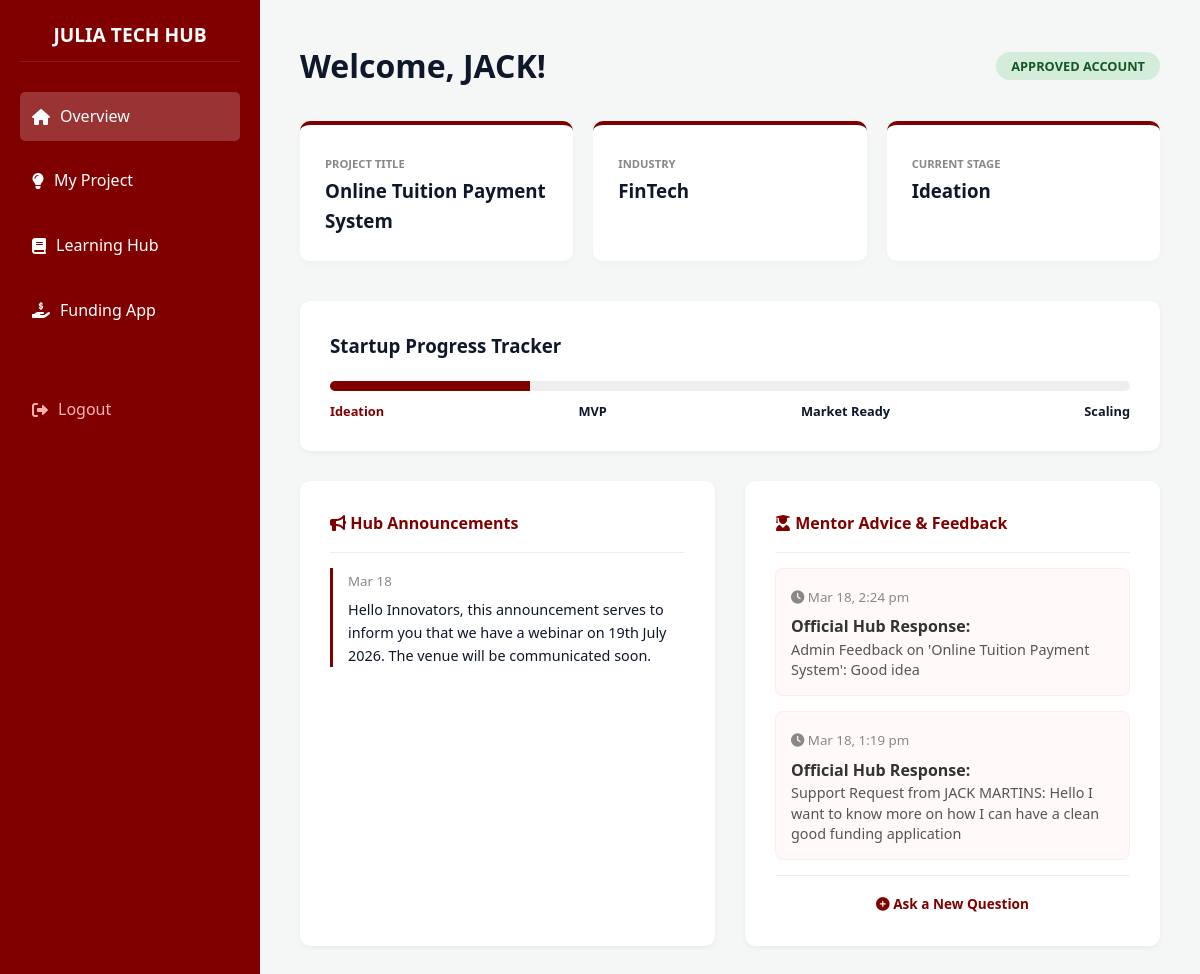
/innovator_dashboard.php (signed in), run on an earlier commit of the app's database.
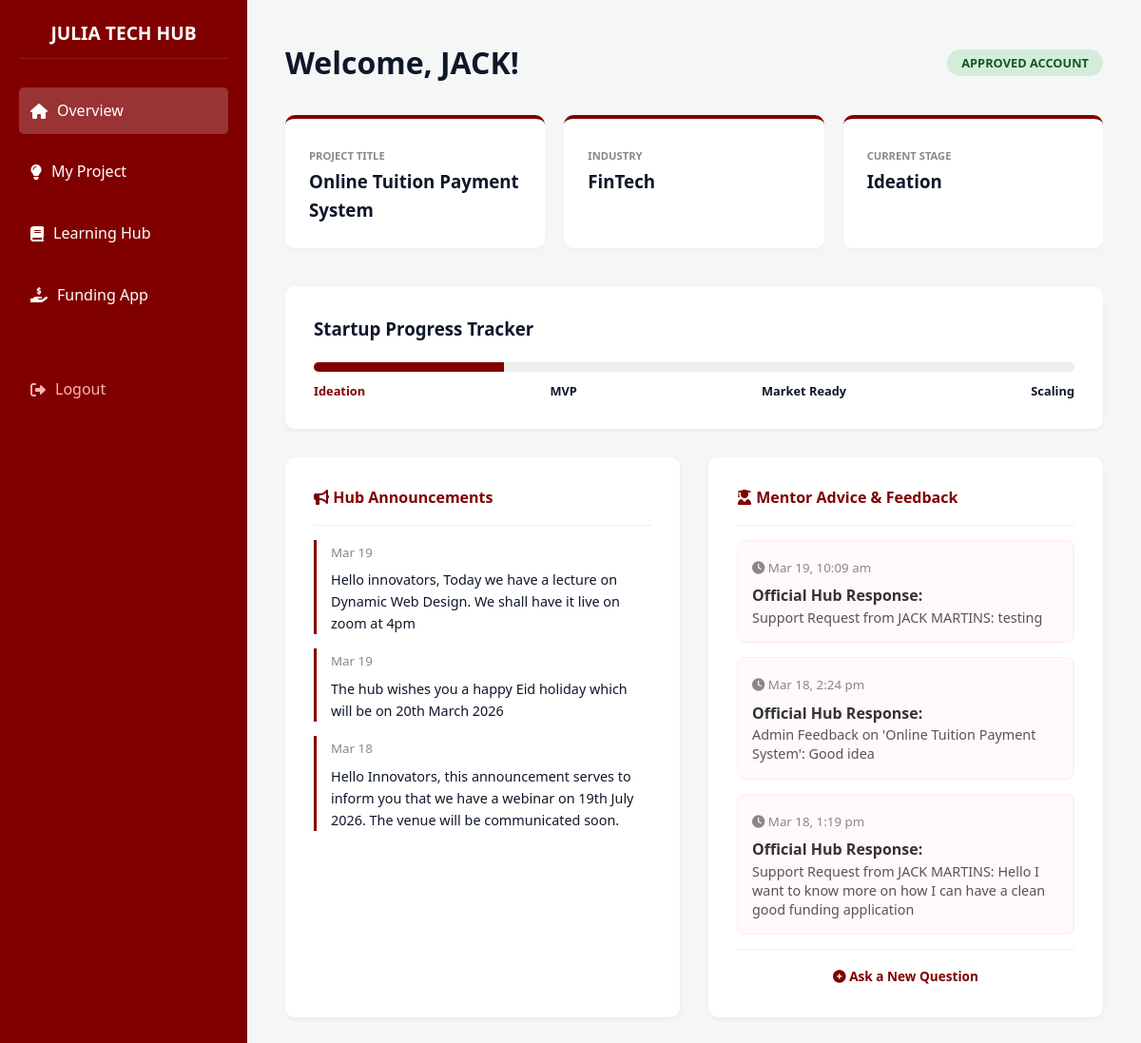
And on a later commit of the database.
### tables this page shows
CREATE TABLE `broadcasts` (
  `id` int(11) NOT NULL,
  `message` text NOT NULL,
  `created_at` timestamp NOT NULL DEFAULT current_timestamp()
);

CREATE TABLE `notifications` (
  `id` int(11) NOT NULL,
  `user_id` int(11) DEFAULT NULL,
  `message` text DEFAULT NULL,
  `type` varchar(50) DEFAULT NULL,
  `is_read` tinyint(4) DEFAULT 0,
  `created_at` timestamp NOT NULL DEFAULT current_timestamp(),
  `reply_message` text DEFAULT NULL,
  `replied_at` timestamp NULL DEFAULT NULL
);

### innovator_dashboard.php (the view, shortened to what the changed rows need)
<?php
include 'db.php';
$user_id = $_SESSION['user_id'];
?>
<!DOCTYPE html>
<html lang="en">
<head>
    <link rel="stylesheet" href="css/style.css">
    <link rel="stylesheet" href="https://cdnjs.cloudflare.com/ajax/libs/font-awesome/6.0.0/css/all.min.css">
</head>
<body>
    <div class="sidebar">
        <h2>JULIA TECH HUB</h2>
    </div>
    <div class="main-content">
        <div class="header-bar">
            <h1>Welcome, <?php echo explode(' ', $_SESSION['user_name'] ?? 'Innovator')[0]; ?>!</h1>
        </div>
        <div style="margin-top: 30px; display: grid; grid-template-columns: 1fr 1fr; gap: 30px;">
            <div class="progress-container">
                <?php
                $broadcasts = $conn->query("SELECT * FROM broadcasts ORDER BY created_at DESC LIMIT 3");
                if ($broadcasts && $broadcasts->num_rows > 0) {
                    while($msg = $broadcasts->fetch_assoc()) {
                        echo "<div style='margin-bottom: 15px; border-left: 3px solid var(--maroon); padding-left: 15px;'>
                                <small style='color: #888;'>".date('M d', strtotime($msg['created_at']))."</small>
                                <p style='margin-top: 5px; font-size: 0.9rem;'>".htmlspecialchars($msg['message'])."</p>
                              </div>";
                    }
                } else {
                    echo "<p style='color:#999; font-style: italic;'>No announcements.</p>";
                }
                ?>
            </div>
            <div class="progress-container">
                <?php
                $feedback = $conn->query("SELECT * FROM notifications
                                         WHERE user_id = '$user_id'
                                         AND (type = 'admin_msg' OR reply_message IS NOT NULL)
                                         ORDER BY created_at DESC LIMIT 5");
                if ($feedback && $feedback->num_rows > 0) {
                    while($f = $feedback->fetch_assoc()) {
                        $display_text = !empty($f['message']) ? $f['message'] : $f['reply_message'];
                        $display_date = !empty($f['created_at']) ? $f['created_at'] : $f['replied_at'];
                        echo "
                        <div style='background: #fff9f9; padding: 15px; border-radius: 8px; margin-bottom: 15px; border: 1px solid #ffebeb;'>
                            <small style='color: #888;'><i class='fas fa-clock'></i> ".date('M d, g:i a', strtotime($display_date))."</small>
                            <p style='margin-top: 5px; font-weight: bold; color: #333;'>Official Hub Response:</p>
                            <p style='font-size: 0.9rem; color: #555; line-height:1.4;'>".nl2br(htmlspecialchars($display_text))."</p>
                        </div>";
                    }
                } else {
                    echo "<div style='text-align:center; padding: 20px;'>
                            <i class='fas fa-comment-slash' style='color:#ddd; font-size: 2rem;'></i>
                            <p style='color:#999; font-size:0.85rem; margin-top:10px;'>No direct feedback from mentors yet.</p>
                          </div>";
                }
                ?>
            </div>
        </div>
    </div>
</body>
</html>

What changed in the data, as far as the page shows it:
added broadcasts: created_at "Mar 19", message "Hello innovators, Today we have a lecture on Dynamic Web Design. We shall have it live on zoom at 4pm"
added broadcasts: created_at "Mar 19", message "The hub wishes you a happy Eid holiday which will be on 20th March 2026"
added notifications: created_at "Mar 19, 10:09 am", message "Support Request from JACK MARTINS: testing"
